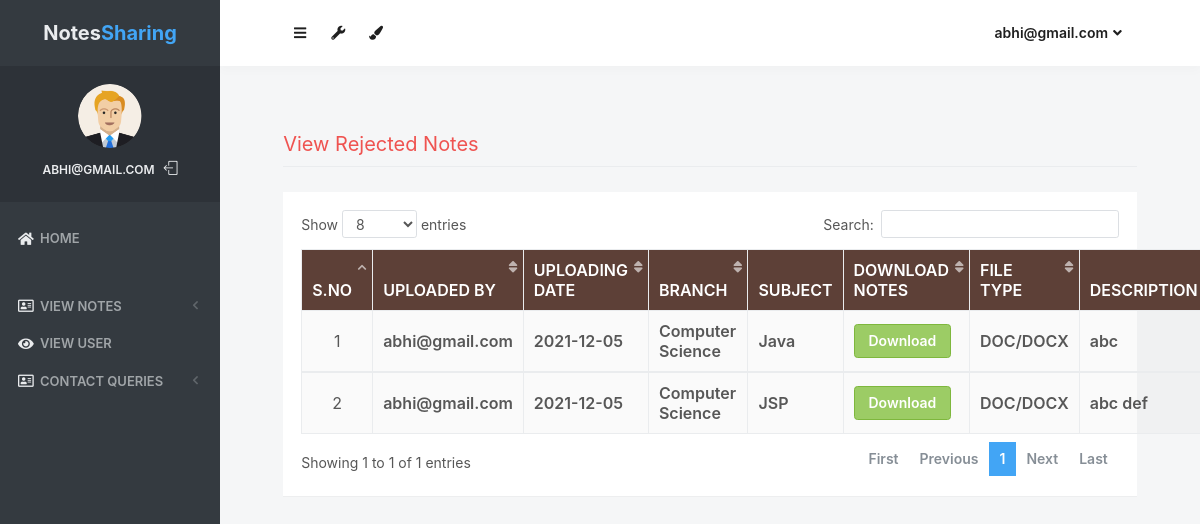
The app's page /rejected_notes (signed in) with its own data.
### notes/models.py (models this page shows, shortened)
class Notes(models.Model):
    user = models.ForeignKey(User,on_delete=models.CASCADE)
    uploadingdate = models.CharField(max_length=30)
    branch = models.CharField(max_length=30)
    subject = models.CharField(max_length=30)
    notesfile = models.FileField(null=True)
    filetype = models.CharField(max_length=30)
    description = models.CharField(max_length=200, null=True)
    status = models.CharField(max_length=15)

### notes/views.py (the view)
# urls.py: path('rejected_notes', rejected_notes, name='rejected_notes'),
def rejected_notes(request):
    if not request.user.is_authenticated:
        return redirect('login_admin')
    notes = Notes.objects.filter(status = "Reject")
    d = {'notes':notes}
    return render(request, 'rejected_notes.html',d)

### notes/templates/rejected_notes.html (shortened to what this page needs)
{% load static %}
<html lang="en" class="no-focus">
    <head>
        <link rel="stylesheet" href="{% static 'js/plugins/datatables/dataTables.bootstrap4.min.css' %}">
        <link rel="stylesheet" id="css-main" href="{% static 'css1/codebase.min.css' %}">
    </head>
    <body>
        <div id="page-container" class="sidebar-o sidebar-inverse side-scroll page-header-fixed main-content-narrow">
         {% include "sidebar.html" %}
            {% include "admin_nav.html" %}
            <main id="main-container">
                <div class="content">
                    <h2 class="content-heading text-danger">View Rejected Notes</h2>
                    <div class="block">
                        <div class="block-content block-content-full">
                            <table class="table table-bordered table-striped table-vcenter js-dataTable-full-pagination">
                                <thead class="text-white" style="background-color : #5d4037;">
                                    <tr>
                                        <th class="text-center">S.No</th>
                                        <th class="d-none d-sm-table-cell">Uploaded By</th>
                                        <th class="d-none d-sm-table-cell">Uploading Date</th>
                                        <th class="d-none d-sm-table-cell">Branch</th>
                                        <th class="d-none d-sm-table-cell">Subject</th>
                                        <th class="d-none d-sm-table-cell">Download Notes</th>
                                        <th class="d-none d-sm-table-cell">File Type</th>
                                        <th class="d-none d-sm-table-cell">Description</th>
                                    </tr>
                                </thead>
                                {% for i in notes %}
                                <tbody>
                                    <tr>
                                        <td class="text-center">{{forloop.counter}}</td>
                                        <td class="font-w600">{{i.user.username}}</td>
					<td class="font-w600">{{i.uploadingdate}}</td>
					<td class="font-w600">{{i.branch}}</td>
					<td class="font-w600">{{i.subject}}</td>
					<td class="font-w600"><a href="{{i.notesfile.url}}" class="btn btn-success" download>Download</a></td>
					<td class="font-w600">{{i.filetype}}</td>
					<td class="font-w600">{{i.description}}</td>
                                    </tr>
                                        {% endfor %}
                                </tbody>
                            </table>
                        </div>
                    </div>
                </div>
            </main>
        </div>
 <link rel="stylesheet" href="https://use.fontawesome.com/releases/v5.6.3/css/all.css">
    </body>
</html>

### notes/templates/sidebar.html (shortened to what this page needs)
{% load static %}
   <nav id="sidebar">
                <div id="sidebar-scroll">
                    <div class="sidebar-content">
                        <div class="content-header content-header-fullrow px-15">
                            <div class="content-header-section text-center align-parent sidebar-mini-hidden">
                                <div class="content-header-item">
                                    <a class="link-effect font-w700" href="{% url 'admin_home' %}">
                                           <span class="font-size-xl text-dual-primary-dark">Notes</span><span class="font-size-xl text-primary">Sharing</span>
                                    </a>
                                </div>
                            </div>
                        </div>
                        <div class="content-side content-side-full content-side-user px-10 align-parent">
                            <div class="sidebar-mini-hidden-b text-center">
                                <a class="img-link" href="be_pages_generic_profile.html">
                                    <img class="img-avatar" src="{% static 'img/avatars/user1.png' %}" alt="">
                                </a>
                                <ul class="list-inline mt-10">
                                    <li class="list-inline-item">
                                        <a class="link-effect text-dual-primary-dark font-size-xs font-w600 text-uppercase" href="{% url 'admin_home' %}">{{ request.user.username }}</a>
                                    </li>
                                    <li class="list-inline-item">
                                        <a class="link-effect text-dual-primary-dark" href="{% url 'logout' %}">
                                            <i class="si si-logout"></i>
                                        </a>
                                    </li>
                                </ul>
                            </div>
                        </div>
                        <div class="content-side content-side-full">
                            <ul class="nav-main">
                                <li class="open">
                                    <a href="{% url 'admin_home' %}"><i class="fas fa-home"></i><span class="sidebar-mini-hide">Home</span></a>
                                </li>
                                <li class="nav-main-heading"><span class="sidebar-mini-visible">UI</span></li>
                                <li>
                                    <a class="nav-submenu" data-toggle="nav-submenu"><i class="far fa-address-card"></i>View Notes</a>
                                </li>
                                <li>
                                    <a  href="{% url 'view_users' %}"><i class="fas fa-eye"></i><span class="sidebar-mini-hide">View User</span></a>
                                </li>
                                <li>
                                    <a class="nav-submenu" data-toggle="nav-submenu"><i class="far fa-address-card"></i>Contact Queries</a>
                                </li>
                           </ul>
                        </div>
                    </div>
                </div>
            </nav>

### notes/templates/admin_nav.html (shortened to what this page needs)
{% load static %}
            <header id="page-header">
                <div class="content-header">
                    <div class="content-header-section">
                        <button type="button" class="btn btn-circle btn-dual-secondary" data-toggle="layout" data-action="sidebar_toggle">
                            <i class="fa fa-navicon"></i>
                        </button>
                        <div class="btn-group" role="group">
                            <button type="button" class="btn btn-circle btn-dual-secondary" id="page-header-options-dropdown" data-toggle="dropdown" aria-haspopup="true" aria-expanded="false">
                                <i class="fa fa-wrench"></i>
                            </button>
                        </div>
                        <div class="btn-group" role="group">
                            <button type="button" class="btn btn-circle btn-dual-secondary" id="page-header-themes-dropdown" data-toggle="dropdown" aria-haspopup="true" aria-expanded="false">
                                <i class="fa fa-paint-brush"></i>
                            </button>
                        </div>
                    </div>
                    <div class="content-header-section">
                        <div class="btn-group" role="group">
                            <button type="button" class="btn btn-rounded btn-dual-secondary" id="page-header-user-dropdown" data-toggle="dropdown" aria-haspopup="true" aria-expanded="false">
                                {{ request.user.username}}<i class="fa fa-angle-down ml-5"></i>
                            </button>
                        </div>
                    </div>
                </div>
            </header>

### records on screen
Notes: user.username "abhi@gmail.com", uploadingdate "2021-12-05", branch "Computer Science", subject "Java", filetype "DOC/DOCX", description "abc"
Notes: user.username "abhi@gmail.com", uploadingdate "2021-12-05", branch "Computer Science", subject "JSP", filetype "DOC/DOCX", description "abc def"

### other values on screen
{{ request.user.username }} "ABHI@GMAIL.COM"
{{ request.user.username }} "abhi@gmail.com"
